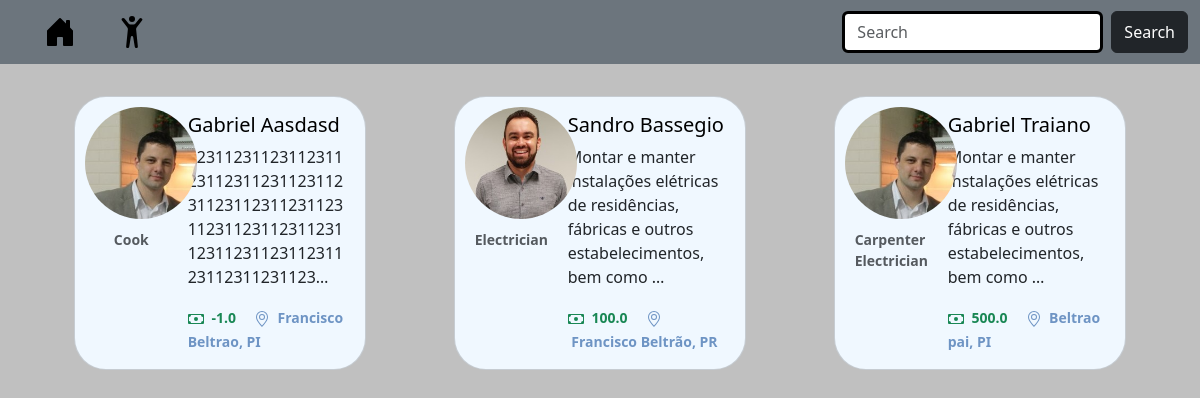
Before: / with the older database file.
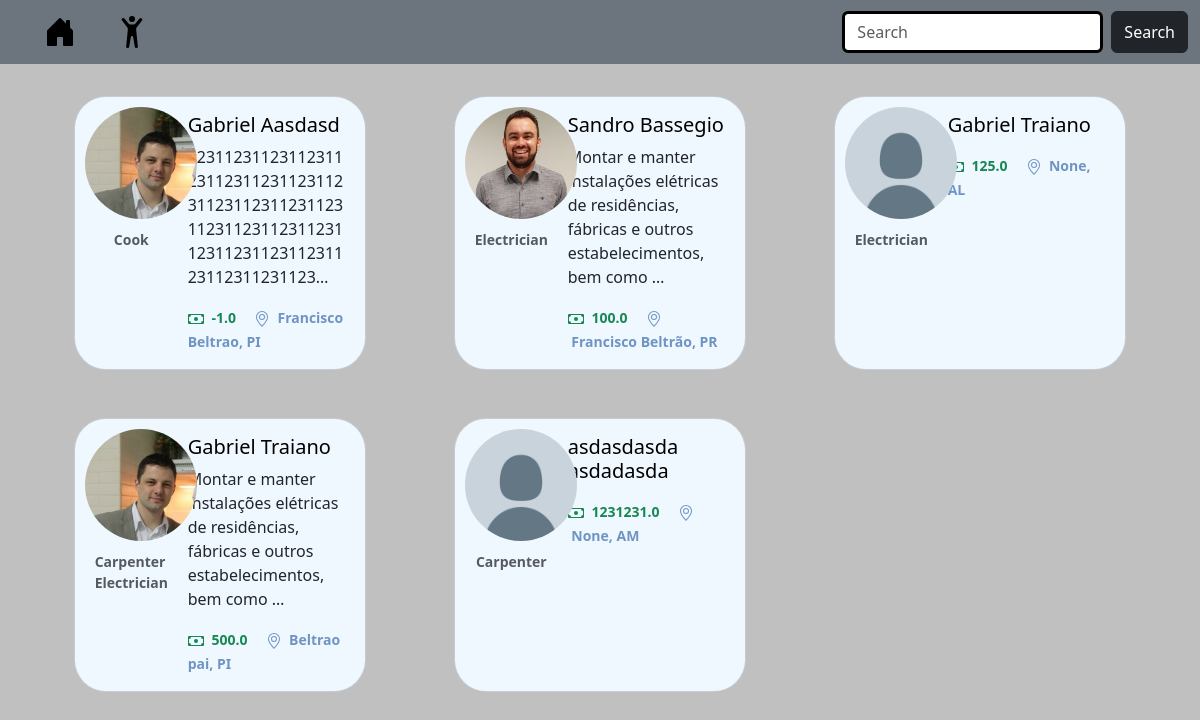
After: the same page with the newer database file.
### home/models.py (models this page shows, shortened)
class CustomUser(AbstractUser):
    profile_pic = models.ImageField(_('Profile Picture'), upload_to='profile_img/',blank=True, default='/profile_img/standard.png')
    birth_date = models.DateField(_('Birth Date'), null=True,blank=True)
    phone = models.CharField(_('Phone Number'), max_length=15,help_text='Type your number')
    description = models.TextField(_('Description'), max_length=600, blank=True, null=True)
    city = models.CharField(max_length=70, blank=True, null=True)
    job = models.ManyToManyField('Job', related_name='users')
    genre = models.ForeignKey('Genre', related_name='users', on_delete=models.SET_NULL, null=True,blank=True)
    price_average = models.FloatField(_('Price Average'), blank=True, null=True)
    is_contractor = models.BooleanField(_('Is Contractor'), default=True, help_text='Check this box if you want hire a job instead make a freelancer')
    email = models.EmailField('E-mail')
    brazil_states = (
    ('AC', 'Acre'),
    ('AL', 'Alagoas'),
    ('AP', 'Amapá'),
    ('AM', 'Amazonas'),
    ('BA', 'Bahia'),
    ('CE', 'Ceará'),
    ('DF', 'Distrito Federal'),
    ('ES', 'Espírito Santo'),
    ('GO', 'Goiás'),
    ('MA', 'Maranhão'),
    ('MT', 'Mato Grosso'),
    ('MS', 'Mato Grosso do Sul'),
    ('MG', 'Minas Gerais'),
    ('PA', 'Pará'),
    ('PB', 'Paraíba'),
    ('PR', 'Paraná'),
    ('PE', 'Pernambuco'),
    ('PI', 'Piauí'),
    ('RJ', 'Rio de Janeiro'),
    ('RN', 'Rio Grande do Norte'),
    ('RS', 'Rio Grande do Sul'),
    ('RO', 'Rondônia'),
    ('RR', 'Roraima'),
    ('SC', 'Santa Catarina'),
    ('SP', 'São Paulo'),
    ('SE', 'Sergipe'),
    ('TO', 'Tocantins'))
    uf = models.CharField(max_length=2, choices=brazil_states, help_text='Select the state where you live', blank=True,null=True)
    class Meta:
        ordering = ['price_average']
        verbose_name = 'User'
        verbose_name_plural = 'Users'

class Job(models.Model):
    JOB_ROLES = (
        ('Electrician', 'Electrician'),
        ('Cook', 'Cook'),
        ('Carpenter', 'Carpenter'),
        ('Blacksmith', 'Blacksmith'),
        ('Driver', 'Driver'),
        ('Babysitter', 'Babysitter'),
        ('Cleaner', 'Cleaner'),
        ('Mechanic', 'Mechanic'),
        ('Manual Work', 'Manual Work'),
    )
    name = models.CharField(_('Job'),max_length=11 ,choices=JOB_ROLES)
    def __str__(self):
        return self.name

### home/views.py (the view)
# urls.py: 2. Add a URL to urlpatterns:  path('', Home.as_view(), name='home')
class Home (ListView):
    model = CustomUser
    paginate_by = 10
    template_name = 'home.html'
    context_object_name = 'users'
    '''Interessante utilizar query set quando você precisar filtrar
    na List View'''
    def get_queryset(self) -> QuerySet[Any]:
        return CustomUser.objects.filter(is_contractor=False)
    def get_context_data(self, **kwargs: Any) -> dict[str, Any]:
        context = super().get_context_data()
        context['user'] = self.request.user
        return context

### home/templates/home.html (shortened to what this page needs)
{% extends "base.html" %}
{% block content %}
<div class="container">
    <div class="row">
        {% for user in users %}
            <div class="col-md-4 d-flex align-items-stretch">
                <div class="card mb-3" style="margin:2rem; border-radius:2rem; background-color:aliceblue;">
                    <div class="row g-0">
                        <div class="col-md-4">
                            <img src="{{ user.profile_pic.url }}" class="img-fluid rounded-start"
                            style="margin:10px; max-width:7rem; clip-path:circle(50%); object-fit:cover;">
                            <p class="card-text"><small class="text-body-secondary" style="
                                display:flex; justify-content:center; font-weight:600;
                                position:relative;left:0.5rem;
                                ">{% for job in user.job.all %}{{ job }}<br>{% endfor %}</small></p>
                        </div>
                        <div class="col-md-8">
                            <div class="card-body">
                                <h5 class="card-title"><a href="#" style="text-decoration:none; color:black;">{{ user.first_name }} {{ user.last_name }}</a></h5>
                                <p class="card-text">{{ user.description|truncatechars:100 }}</p>
                                <p class="card-text text-success">
                                    <small><strong>&nbsp{{ user.price_average }}</strong><strong style="color:#6e94c4;">&nbsp&nbsp&nbsp&nbsp
                                        &nbsp{{ user.city }}, {{ user.uf }}</strong></small>
                                </p>
                            </div>
                        </div>
                    </div>
                </div>
            </div>
            {% if forloop.counter|divisibleby:3 and not forloop.last %}
                </div><div class="row">
            {% endif %}
        {% endfor %}
    </div>
</div>
{% endblock %}

### home/templates/base.html (shortened to what this page needs)
<!DOCTYPE html>
<html lang="en">
<head>
    <link href="https://cdn.jsdelivr.net/npm/bootstrap@5.3.3/dist/css/bootstrap.min.css" rel="stylesheet">
</head>
    <body style="background-color: #C0C0C0;">
      <nav class="navbar navbar-expand-lg bg-secondary">
        <div class="container-fluid">
          <a class="navbar-brand" href="{% url "home" %}" style="margin-left:2rem"></a>
          <div class="collapse navbar-collapse" id="navbarSupportedContent">
            <ul class="navbar-nav me-auto mb-2 mb-lg-0">
              <li class="nav-item">
                <a class="nav-link active" aria-current="page"
                 href={% if user.is_authenticated%}"#"{% else %}{% url "login" %}{% endif %}>
              </li>
            </ul>
            <form class="d-flex" role="search">
              <input class="form-control me-2" type="search" placeholder="Search" aria-label="Search" style="border-width:3px;border-color:black; ">
              <button class="btn btn-dark" type="submit">Search</button>
            </form>
          </div>
        </div>
      </nav>
          {% block content %} {% endblock %}
  </body>
</html>

Changed rows visible on the page:
added CustomUser: profile_pic (picture), first_name "Gabriel", last_name "Traiano", price_average "125.0", city "None", uf "AL", Job (name "Electrician")
added CustomUser: profile_pic (picture), first_name "asdasdasda", last_name "asdadasda", price_average "1231231.0", city "None", uf "AM", Job (name "Carpenter")
